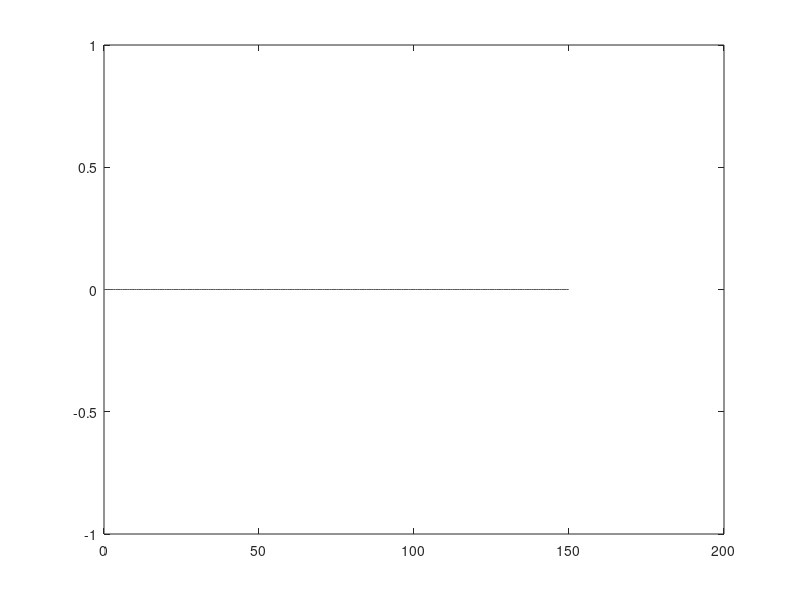

Recreate this plot in MATLAB. (Note: this script raises an error after producing the figure.)
% This code implements a one-dimensional scalar wave equation following the
% finite-difference time domain (FDTD) method of Taflove and Hagness

% Physical constants and user-defined values
mu_0 = pi*4e-7; %permeability of free space in H/m
eps_0 = 8.854e-12; %permittivity of free space in F/m
eps_r = 10; %relative permittivity of the material
c = 1/sqrt(mu_0*eps_0); %speed of light in free space in m/s
f = 20e6; %frequency of the input wave in Hz
lambda = c/f; %free space wavelength in m

% Set up the space and time dimensions
deltax = lambda/20; %user-defined spatial step in m
xmax = 10*lambda; %max value of distance (x) in the simulation space
x = 0:deltax:xmax; %all values of distance (x) in the simulation space
tmax = 15*lambda/c; %simulation stops after time t=tmax (in seconds)
S = 0.5; %user-defined Courant stability factor
deltat = S*deltax/c; %time step in seconds
t=0; %start time in seconds

% Put dielectric material into the simulation space
eps = ones(length(x),1).*eps_0; %initialize permittivity everywhere
s1 = round(length(x)/2); %location index of the material boundary
eps(s1:end) = eps(s1:end)*eps_r; %add dielectric material past boundary

% Initialize electric field
E = zeros(length(x),3); %E=0 everywhere and for all previous time

% Set locations for the virtual electric field probes
x0 = 1; %index of field probe E0
x1 = round(s1 + 2*lambda/deltax/sqrt(eps_r)); %index of field probe E1
t1 = 8*lambda/c; %time of the snapshot in seconds

%create a blank figure for the FDTD animation
h=figure;

E0 = zeros(round(tmax/deltat)+1, 1);% array to store values in air
E1 = zeros(round(tmax/deltat)+1, 1);% array store efield values in material


% Begin the FDTD update loop
while t<tmax %update until the max time value is reached
    %implement the 1-D scalar update equation
    %FDTD equation
    % this should be an approximated spatial derivative
    E(2:end-1,3) = 2*E(2:end-1,2) - E(2:end-1,1) + (deltat^2 ./ (eps(2:end-1)*mu_0)) .* (E(3:end,2) - 2*E(2:end-1,2) + E(1:end-2,2)) / deltax^2;
    %E-field of the incoming wave (turns off after 5 cycles)
    if t<=5/f
        E(1,3) = sin(2*pi*f*t);
    elseif t>5/f
        E(1,3) = 0;
    end
    
        % Debug: print max field value occasionally
    %if mod(round(t/deltat), 100) == 0
    %    fprintf('Time: %.2f us, Max E-field: %.6f\n', t*1e6, max(abs(E(:,3))));
    %end

    %update the plot animation every 5 steps
    if mod(round(t/deltat),5)==0
        figure(h)
        plot(x,E(:,3))
        xline(x(s1))
        ylim([-3 3])
        title([sprintf('t=%f',t*1e6) '\mus'])
        drawnow
    end
    
    %take a snapshot at the user-specified time t=t1
    if (t>t1-deltat)&&(t<t1+deltat)
        figure
        plot(x,E(:,3))
        xline(x(s1))
        ylim([-3 3])
        title([sprintf('t=%f',t*1e6) '\mus'])
    end
    
    %store values for the virtual field probes
    E0(round(t/deltat) + 1) = E(x0,3);
    E1(round(t/deltat) + 1) = E(x1,3);
    
    %move forward one time step
    t = t+deltat;
    E(:,1) = E(:,2);
    E(:,2) = E(:,3);
end

%add code here to produce figures after simulation ends

%calculations
n1 = 1
n2 = sqrt(eps_r)
tau_analytic = 2*n1/(n1+n2)
gamma_analytic = lambda/sqrt(eps_r)
up_analytic = c/sqrt(eps_r)

% numerical: transmission cooefficent
inc_amp = max(abs(E0))
trans_amp = max(abs(E1))
tau_numerical = trans_amp/inc_amp
gamma_num = 5; %roughly 5 based off measuring plot 125-75 = 50 50/ 10 wavelengths y roughly 4.7m - 5m
up_num = gamma_num * f

%error
error_tau = abs(tau_numerical - tau_analytic) / tau_analytic * 100;
error_gamma = abs(gamma_num - gamma_analytic) / gamma_analytic * 100;
error_up = abs(up_num - up_analytic) / up_analytic * 100; 

fprintf('\nTau error = %.2f%%\n', error_tau);
fprintf('\nGamma error = %.2f%%\n', error_gamma);
fprintf('\nUp error = %.2f%%\n', error_up);
